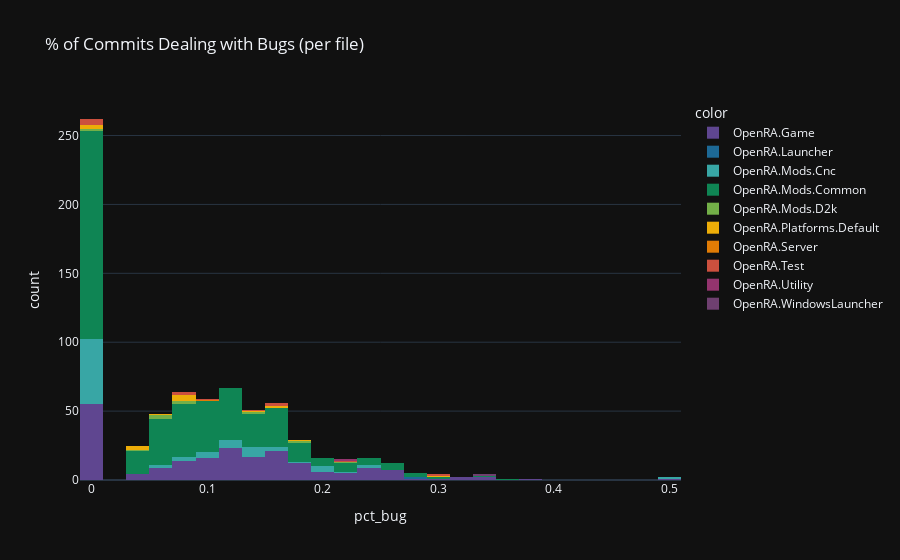

Notebook code for this chart:
### Code cell
# Histogram of lines of code
fig = px.histogram(df_grouped,
                   x="pct_bug",
                   color=df_grouped.index.get_level_values(1),
                   title='% of Commits Dealing with Bugs (per file)',
                   labels={'lines': 'Lines of Code'},
                   template=template,
                   color_discrete_sequence=theme)
fig.show()

### Figure 1 — Plotly figure (JSON) as saved in the notebook; plotly's stock layout.template omitted (floating-point values rounded to 4 significant figures; data arrays with more than 128 entries replaced by an {"elided": "..."} marker saying what was removed)
{"data": [{"alignmentgroup": "True", "bingroup": "x", "hovertemplate": "color=OpenRA.Game<br>pct_bug=%{x}<br>count=%{y}<extra></extra>", "legendgroup": "OpenRA.Game", "marker": {"color": "rgb(95, 70, 144)", "pattern": {"shape": ""}}, "name": "OpenRA.Game", "offsetgroup": "OpenRA.Game", "orientation": "v", "showlegend": true, "type": "histogram", "x": {"elided": "206 float values"}, "xaxis": "x", "yaxis": "y"}, {"alignmentgroup": "True", "bingroup": "x", "hovertemplate": "color=OpenRA.Launcher<br>pct_bug=%{x}<br>count=%{y}<extra></extra>", "legendgroup": "OpenRA.Launcher", "marker": {"color": "rgb(29, 105, 150)", "pattern": {"shape": ""}}, "name": "OpenRA.Launcher", "offsetgroup": "OpenRA.Launcher", "orientation": "v", "showlegend": true, "type": "histogram", "x": [0.2857], "xaxis": "x", "yaxis": "y"}, {"alignmentgroup": "True", "bingroup": "x", "hovertemplate": "color=OpenRA.Mods.Cnc<br>pct_bug=%{x}<br>count=%{y}<extra></extra>", "legendgroup": "OpenRA.Mods.Cnc", "marker": {"color": "rgb(56, 166, 165)", "pattern": {"shape": ""}}, "name": "OpenRA.Mods.Cnc", "offsetgroup": "OpenRA.Mods.Cnc", "orientation": "v", "showlegend": true, "type": "histogram", "x": [0, 0.1, 0.05, 0.1053, 0.08333, 0.2308, 0.1429, 0.1667, 0.1299, 0.1111, 0, 0, 0.125, 0, 0.125, 0, 0, 0, 0, 0, 0, 0.2, 0, 0, 0, 0, 0, 0, 0, 0, 0, 0, 0, 0, 0, 0.06667, 0.1667, 0, 0, 0.07143, 0.2, 0, 0, 0, 0, 0, 0, 0, 0.2222, 0, 0.1429, 0.09524, 0.1351, 0, 0, 0, 0, 0.2, 0.1111, 0, 0.1463, 0.1333, 0.1961, 0.1786, 0.1111, 0.09524, 0.1429, 0, 0, 0.1429, 0, 0.08333, 0.16, 0, 0, 0, 0.2308, 0, 0, 0, 0.5], "xaxis": "x", "yaxis": "y"}, {"alignmentgroup": "True", "bingroup": "x", "hovertemplate": "color=OpenRA.Mods.Common<br>pct_bug=%{x}<br>count=%{y}<extra></extra>", "legendgroup": "OpenRA.Mods.Common", "marker": {"color": "rgb(15, 133, 84)", "pattern": {"shape": ""}}, "name": "OpenRA.Mods.Common", "offsetgroup": "OpenRA.Mods.Common", "orientation": "v", "showlegend": true, "type": "histogram", "x": {"elided": "408 float values"}, "xaxis": "x", "yaxis": "y"}, {"alignmentgroup": "True", "bingroup": "x", "hovertemplate": "color=OpenRA.Mods.D2k<br>pct_bug=%{x}<br>count=%{y}<extra></extra>", "legendgroup": "OpenRA.Mods.D2k", "marker": {"color": "rgb(115, 175, 72)", "pattern": {"shape": ""}}, "name": "OpenRA.Mods.D2k", "offsetgroup": "OpenRA.Mods.D2k", "orientation": "v", "showlegend": true, "type": "histogram", "x": [0.1364, 0, 0, 0.05, 0.1818, 0.07692, 0.07143, 0.05556, 0.05556, 0.04762, 0.2222], "xaxis": "x", "yaxis": "y"}, {"alignmentgroup": "True", "bingroup": "x", "hovertemplate": "color=OpenRA.Platforms.Default<br>pct_bug=%{x}<br>count=%{y}<extra></extra>", "legendgroup": "OpenRA.Platforms.Default", "marker": {"color": "rgb(237, 173, 8)", "pattern": {"shape": ""}}, "name": "OpenRA.Platforms.Default", "offsetgroup": "OpenRA.Platforms.Default", "orientation": "v", "showlegend": true, "type": "histogram", "x": [0.04545, 0.1667, 0.04167, 0, 0, 0.1818, 0.1667, 0.3077, 0.08333, 0.07143, 0.1333, 0.08511, 0.06061, 0.07407, 0.08333, 0, 0.04545], "xaxis": "x", "yaxis": "y"}, {"alignmentgroup": "True", "bingroup": "x", "hovertemplate": "color=OpenRA.Server<br>pct_bug=%{x}<br>count=%{y}<extra></extra>", "legendgroup": "OpenRA.Server", "marker": {"color": "rgb(225, 124, 5)", "pattern": {"shape": ""}}, "name": "OpenRA.Server", "offsetgroup": "OpenRA.Server", "orientation": "v", "showlegend": true, "type": "histogram", "x": [0.1071], "xaxis": "x", "yaxis": "y"}, {"alignmentgroup": "True", "bingroup": "x", "hovertemplate": "color=OpenRA.Test<br>pct_bug=%{x}<br>count=%{y}<extra></extra>", "legendgroup": "OpenRA.Test", "marker": {"color": "rgb(204, 80, 62)", "pattern": {"shape": ""}}, "name": "OpenRA.Test", "offsetgroup": "OpenRA.Test", "orientation": "v", "showlegend": true, "type": "histogram", "x": [0.2222, 0.1667, 0, 0, 0.2963, 0.07143, 0.07143, 0.1667, 0.1, 0, 0.1429, 0], "xaxis": "x", "yaxis": "y"}, {"alignmentgroup": "True", "bingroup": "x", "hovertemplate": "color=OpenRA.Utility<br>pct_bug=%{x}<br>count=%{y}<extra></extra>", "legendgroup": "OpenRA.Utility", "marker": {"color": "rgb(148, 52, 110)", "pattern": {"shape": ""}}, "name": "OpenRA.Utility", "offsetgroup": "OpenRA.Utility", "orientation": "v", "showlegend": true, "type": "histogram", "x": [0.2132], "xaxis": "x", "yaxis": "y"}, {"alignmentgroup": "True", "bingroup": "x", "hovertemplate": "color=OpenRA.WindowsLauncher<br>pct_bug=%{x}<br>count=%{y}<extra></extra>", "legendgroup": "OpenRA.WindowsLauncher", "marker": {"color": "rgb(111, 64, 112)", "pattern": {"shape": ""}}, "name": "OpenRA.WindowsLauncher", "offsetgroup": "OpenRA.WindowsLauncher", "orientation": "v", "showlegend": true, "type": "histogram", "x": [0.3333], "xaxis": "x", "yaxis": "y"}], "layout": {"barmode": "relative", "legend": {"title": {"text": "color"}, "tracegroupgap": 0}, "title": {"text": "% of Commits Dealing with Bugs (per file)"}, "xaxis": {"anchor": "y", "domain": [0, 1], "title": {"text": "pct_bug"}}, "yaxis": {"anchor": "x", "domain": [0, 1], "title": {"text": "count"}}}}
